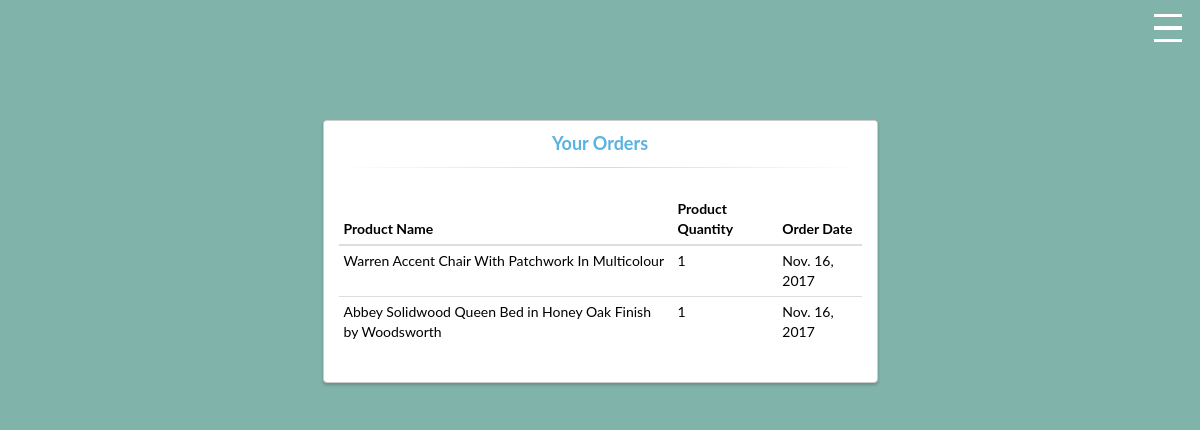
Screenshot of /myorders/ (signed in) with the database file from the repository.
### ecommerce/models.py (models this page shows, shortened)
class Orders(models.Model):
    user = models.ForeignKey(MyUser,on_delete=models.CASCADE)
    address = models.ForeignKey(Address,on_delete=models.CASCADE,null=True)
    product_ordered = models.ForeignKey(Product)
    product_quantity = models.PositiveIntegerField()
    order_place_date = models.DateField(timezone.now())
    is_complete = models.BooleanField(default=False)

class Product(models.Model):
    product_name = models.CharField("Product Name",max_length=100,unique=True)
    slug = models.SlugField(unique=True,max_length=100)
    product_price = models.FloatField()
    product_description = models.TextField()
    product_category = models.ManyToManyField('Category',related_name='category')
    product_quantity = models.PositiveIntegerField()
    sub_category = models.ForeignKey(Category_under_Category, on_delete=models.CASCADE,related_name='sub_category')
    def __str__(self):
        return self.product_name

### ecommerce/views.py (the view)
# urls.py: url(r'^myorders/$',MyOrder.as_view(),name='my_order')
class MyOrder(ListView):
    model = Orders
    template_name = 'ecommerce/myorders.html'
    def get_queryset(self):
        order =  get_list_or_404(Orders,user=self.request.user)
        return order
    def get_context_data(self, *args, **kwargs):
        context = super(MyOrder, self).get_context_data(**kwargs)
        context['orders_lists'] = self.get_queryset()
        return context

### ecommerce/templates/ecommerce/myorders.html (shortened to what this page needs)
<!DOCTYPE html>
{% load static %}
<html>
<head>
	<link rel="stylesheet" href="https://maxcdn.bootstrapcdn.com/bootstrap/3.3.7/css/bootstrap.min.css">
	<link rel="stylesheet" type="text/css" href="{% static 'ecommerce/css/main.css' %}">
	<link rel="stylesheet" type="text/css" href="{% static 'ecommerce/css/login.css' %}">
</head>
<body style="background-color: #80B3AA">
<label for="navcheck" aria-hidden="true" title="menu">
	<span class="burger">
		<span class="bar">
		</span>
	</span>
</label>
<div class="container" style="padding-top: 10%;">
    	<div class="row">
			<div class="col-md-6 col-md-offset-3">
				<div class="panel panel-login">
					<div class="panel-heading">
						<div class="row">
							<div class="col-xs-12">
								<a href="#" class="active" id="login-form-link">Your Orders</a>
							</div>
						</div>
						<hr>
					</div>
					<div class="panel-body">
						<div class="row">
							<div class="col-lg-12">
							{% if orders_lists %}
									<table class="table table-condensed" style="color:black">
									<thead>
									  <tr>
										<th>Product Name</th>
										<th>Product Quantity</th>
										<th>Order Date</th>
									  </tr>
									</thead>
									<tbody>
									{% for order in orders_lists %}
									<tr>
										<td>{{ order.product_ordered }}</td>
										<td>{{ order.product_quantity }}</td>
										<td>{{ order.order_place_date }}</td>
									  </tr>
									{% endfor %}
									</tbody>
								  </table>
								      {% else %}
									    <h1> You have not placed any order yet</h1>
									{% endif %}
							</div>
						</div>
					</div>
				</div>
			</div>
		</div>
	</div>
</body>
</html>

### ecommerce/static/ecommerce/css/main.css (style rules this page uses)
label { position: absolute; margin: 0; padding: 0; border: none; outline: none; background: none; cursor: pointer; }
label::before { position: fixed; z-index: 1; top: 0; left: 0; right: 0; bottom: 0; background-color: rgba(18, 67, 100, 0.6); content: ''; opacity: 0; pointer-events: none; transition: opacity 0.5s cubic-bezier(0.19, 1, 0.22, 1); }
label .burger { position: fixed; top: 1em; left: 1em; z-index: 3; width: 2em; height: 2em; margin: 0; padding: 0; transition: opacity 0.5s cubic-bezier(0.19, 1, 0.22, 1); margin-left: 95%; }
label .burger::before, label .burger .bar, label .burger::after { position: absolute; left: 0; display: block; width: 100%; height: 12%; background: white; content: ''; transition: all 0.5s cubic-bezier(0.19, 1, 0.22, 1); }
label .burger .bar { top: 44%; }
label .burger::before { top: 0; transform-origin: top left; }
label .burger::after { bottom: 0; transform-origin: bottom left; }
body { overflow-x: hidden; background: #fff; color: white; font-family: Lato, sans-serif; }

### ecommerce/static/ecommerce/css/login.css (style rules this page uses)
.panel-login { border-color: #ccc; -webkit-box-shadow: 0px 2px 3px 0px rgba(0,0,0,0.2); -moz-box-shadow: 0px 2px 3px 0px rgba(0,0,0,0.2); box-shadow: 0px 2px 3px 0px rgba(0,0,0,0.2); }
.panel-login>.panel-heading { color: #00415d; background-color: #fff; border-color: #fff; text-align:center; }
.panel-login>.panel-heading a { text-decoration: none; color: #666; font-weight: bold; font-size: 15px; -webkit-transition: all 0.1s linear; -moz-transition: all 0.1s linear; transition: all 0.1s linear; }
.panel-login>.panel-heading a.active { color: #59b2e0; font-size: 18px; }
.panel-login>.panel-heading hr { margin-top: 10px; margin-bottom: 0px; clear: both; border: 0; height: 1px; background-image: -webkit-linear-gradient(left,rgba(0, 0, 0, 0),rgba(0, 0, 0, 0.15),rgba(0, 0, 0, 0)); background-image: -moz-linear-gradient(left,rgba(0,0,0,0),rgba(0,0,0,0.15),rgba(0,0,0,0)); background-image: -ms-linear-gradient(left,rgba(0,0,0,0),rgba(0,0,0,0.15),rgba(0,0,0,0)); background-image: -o-linear-gradient(left,rgba(0,0,0,0),rgba(0,0,0,0.15),rgba(0,0,0,0)); }

### rows the page displays
Orders: product_ordered "Warren Accent Chair With Patchwork In Multicolour", product_quantity "1", order_place_date "Nov. 16, 2017"
Orders: product_ordered "Abbey Solidwood Queen Bed in Honey Oak Finish by Woodsworth", product_quantity "1", order_place_date "Nov. 16, 2017"
